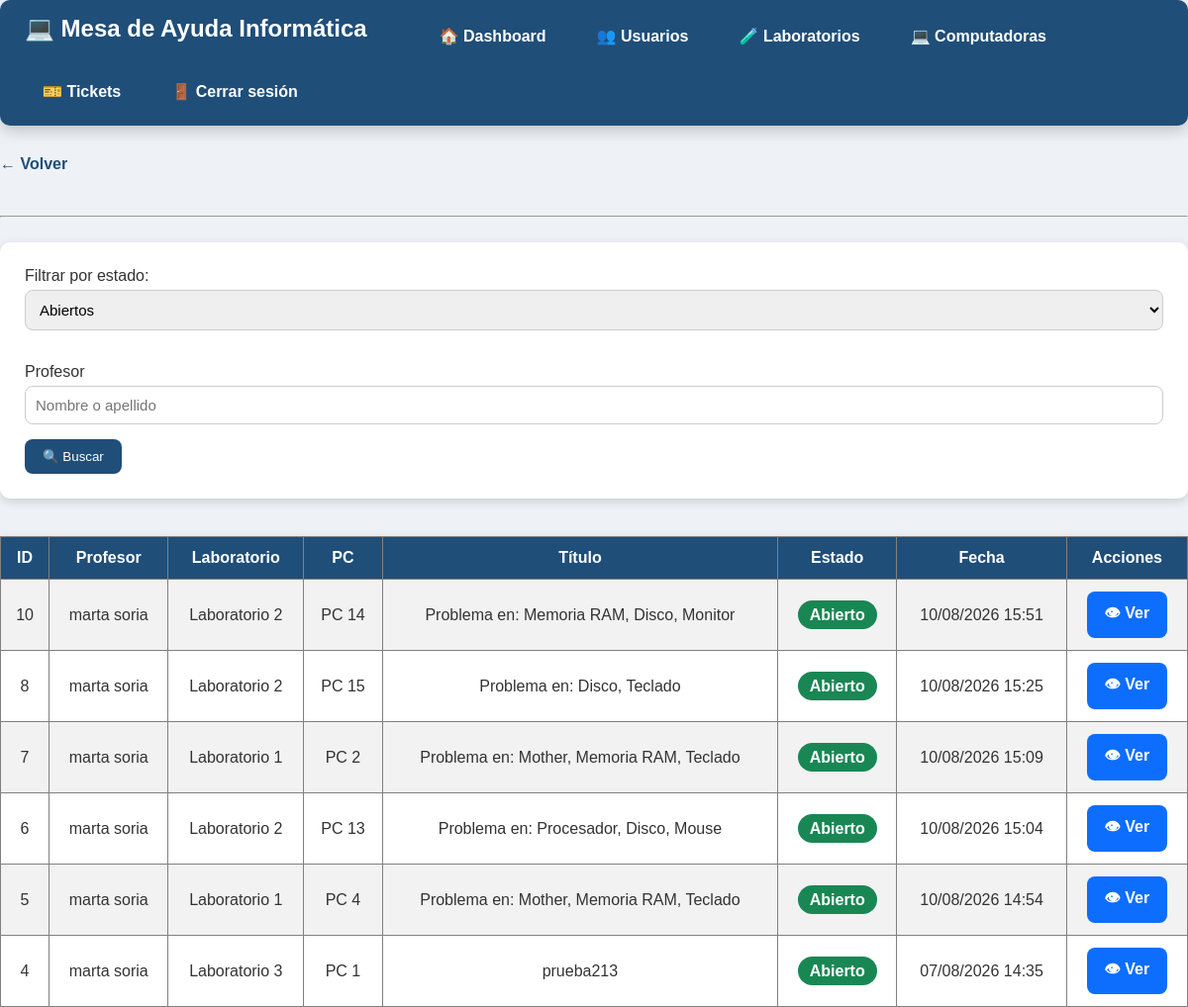
The app's page /sistemaescuela/administrativo/tickets.php?estado=Abierto (signed in) with its own data.
### tables this page shows
CREATE TABLE `tickets` (
  `id_ticket` int(11) NOT NULL,
  `titulo` varchar(100) NOT NULL,
  `descripcion` text NOT NULL,
  `componentes_afectados` text DEFAULT NULL,
  `fecha_creacion` datetime DEFAULT current_timestamp(),
  `estado` enum('Abierto','Pendiente','Cerrado') NOT NULL DEFAULT 'Abierto',
  `id_usuario` int(11) NOT NULL,
  `id_computadora` int(11) DEFAULT NULL,
  `foto` varchar(255) DEFAULT NULL,
  `id_ematp_asignado` int(11) DEFAULT NULL
);

CREATE TABLE `usuarios` (
  `id_usuario` int(11) NOT NULL,
  `nombre` varchar(50) NOT NULL,
  `apellido` varchar(50) NOT NULL,
  `email` varchar(100) NOT NULL,
  `contrasena` varchar(255) NOT NULL,
  `id_rol` int(11) NOT NULL
);

CREATE TABLE `laboratorios` (
  `id_laboratorio` int(11) NOT NULL,
  `nombre` varchar(50) NOT NULL
);

CREATE TABLE `computadoras` (
  `id_computadora` int(11) NOT NULL,
  `numero_pc` int(11) NOT NULL,
  `id_laboratorio` int(11) NOT NULL,
  `estado` enum('Alta','Baja') NOT NULL DEFAULT 'Alta'
);

### sistemaescuela/administrativo/tickets.php (the view, shortened to what this page needs)
<?php
include("../conexion/conexion.php");
$filtro = " WHERE 1=1 ";
if(isset($_GET["estado"]) && $_GET["estado"]!=""){
    $estado = $_GET["estado"];
    $filtro .= " AND tickets.estado='$estado'";
}
if(isset($_GET["estado"]) && $_GET["estado"]!=""){
    $estado = $_GET["estado"];
    $filtro = " WHERE tickets.estado='$estado'";
}
$sql = "SELECT
tickets.id_ticket,
tickets.titulo,
tickets.estado,
tickets.fecha_creacion,
usuarios.nombre,
usuarios.apellido,
laboratorios.nombre AS laboratorio,
computadoras.numero_pc
FROM tickets
INNER JOIN usuarios
ON tickets.id_usuario = usuarios.id_usuario
INNER JOIN computadoras
ON tickets.id_computadora = computadoras.id_computadora
INNER JOIN laboratorios
ON computadoras.id_laboratorio = laboratorios.id_laboratorio
$filtro
ORDER BY tickets.fecha_creacion DESC";
$resultado = mysqli_query($conexion,$sql);
?>
<!DOCTYPE html>
<html lang="es">
<head>
    <link rel="stylesheet" href="../css/estilos.css">
</head>
<body>
<?php include("../includes/menu_admin.php"); ?>
<a href="inicio.php">← Volver</a>
<br><br>
<hr>
<form method="GET">
<label>Filtrar por estado:</label>
<select name="estado">
<option value="Abierto"
<?php if(isset($_GET["estado"]) && $_GET["estado"]=="Abierto") echo "selected"; ?>>
Abiertos
</option>
</select>
<br><br>
<label>Profesor</label>
<input
type="text"
name="buscar"
placeholder="Nombre o apellido">
<button type="submit">
🔍 Buscar
</button>
</form>
<br>
<table border="1" cellpadding="10">
<tr>
<th>ID</th>
<th>Profesor</th>
<th>Laboratorio</th>
<th>PC</th>
<th>Título</th>
<th>Estado</th>
<th>Fecha</th>
<th>Acciones</th>
</tr>
<?php while($fila=mysqli_fetch_assoc($resultado)){ ?>
<tr>
<td><?php echo $fila["id_ticket"]; ?></td>
<td>
<?php
echo $fila["nombre"]." ".$fila["apellido"];
?>
</td>
<td><?php echo $fila["laboratorio"]; ?></td>
<td>PC <?php echo $fila["numero_pc"]; ?></td>
<td><?php echo $fila["titulo"]; ?></td>
<td>
<?php
$clase = "";
if($fila["estado"]=="Abierto"){
    $clase="abierto";
}
elseif($fila["estado"]=="Pendiente"){
    $clase="pendiente";
}
else{
    $clase="cerrado";
}
?>
<span class="estado <?php echo $clase; ?>">
<?php echo $fila["estado"]; ?>
</span>
</td>
<td>
<?php echo date("d/m/Y H:i",strtotime($fila["fecha_creacion"])); ?>
</td>
<td>
<a
class="btn btn-azul"
href="ver_ticket.php?id=<?php echo $fila["id_ticket"]; ?>">
👁 Ver
</a>
</td>
</tr>
<?php } ?>
</table>
</body>
</html>

### sistemaescuela/css/estilos.css (style rules this page uses)
* { margin:0; padding:0; box-sizing:border-box; font-family:Arial, Helvetica, sans-serif; }
body { background:#eef2f7; color:#333; font-family:Arial, Helvetica, sans-serif; }
a { color:#1f4e79; text-decoration:none; font-weight:bold; }
button { background:#1f4e79; color:white; border:none; padding:10px 18px; border-radius:8px; cursor:pointer; transition:.3s; }
input, select, textarea { width:100%; padding:10px; border:1px solid #ccc; border-radius:8px; margin-top:5px; margin-bottom:15px; font-size:15px; }
table { width:100%; border-collapse:collapse; margin-top:20px; background:white; box-shadow:0px 3px 10px rgba(0,0,0,.15); }
table th { background:#1f4e79; color:white; padding:12px; }
table td { padding:12px; text-align:center; }
table tr:nth-child(even) { background:#f2f2f2; }
hr { margin:25px 0; }
form { background:white; padding:25px; border-radius:10px; box-shadow:0px 3px 10px rgba(0,0,0,.15); }
.btn { display:inline-block; padding:10px 18px; border-radius:8px; text-decoration:none; color:white !important; font-weight:bold; transition:.3s; }
.btn-azul { background:#0d6efd; }
.estado { padding:6px 12px; border-radius:20px; color:white; font-weight:bold; }
.abierto { background:#198754; }

### records on screen
tickets: id_ticket "10", id_usuario.nombre "marta", id_usuario.apellido "soria", laboratorios.nombre "Laboratorio 2", id_computadora.numero_pc "14", titulo "Problema en: Memoria RAM, Disco, Monitor", estado "Abierto", fecha_creacion "10/08/2026 15:51"
tickets: id_ticket "8", id_usuario.nombre "marta", id_usuario.apellido "soria", laboratorios.nombre "Laboratorio 2", id_computadora.numero_pc "15", titulo "Problema en: Disco, Teclado", estado "Abierto", fecha_creacion "10/08/2026 15:25"
tickets: id_ticket "7", id_usuario.nombre "marta", id_usuario.apellido "soria", laboratorios.nombre "Laboratorio 1", id_computadora.numero_pc "2", titulo "Problema en: Mother, Memoria RAM, Teclado", estado "Abierto", fecha_creacion "10/08/2026 15:09"
tickets: id_ticket "6", id_usuario.nombre "marta", id_usuario.apellido "soria", laboratorios.nombre "Laboratorio 2", id_computadora.numero_pc "13", titulo "Problema en: Procesador, Disco, Mouse", estado "Abierto", fecha_creacion "10/08/2026 15:04"
tickets: id_ticket "5", id_usuario.nombre "marta", id_usuario.apellido "soria", laboratorios.nombre "Laboratorio 1", id_computadora.numero_pc "4", titulo "Problema en: Mother, Memoria RAM, Teclado", estado "Abierto", fecha_creacion "10/08/2026 14:54"
tickets: id_ticket "4", id_usuario.nombre "marta", id_usuario.apellido "soria", laboratorios.nombre "Laboratorio 3", id_computadora.numero_pc "1", titulo "prueba213", estado "Abierto", fecha_creacion "07/08/2026 14:35"
